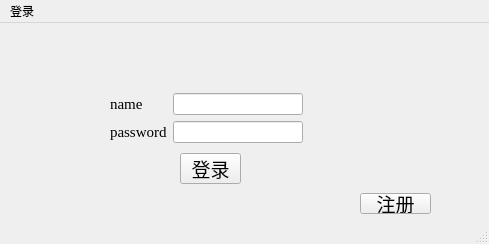
<?xml version="1.0" encoding="UTF-8"?>
<ui version="4.0">
 <class>MainWindow</class>
 <widget class="QMainWindow" name="MainWindow">
  <property name="geometry">
   <rect>
    <x>0</x>
    <y>0</y>
    <width>489</width>
    <height>244</height>
   </rect>
  </property>
  <property name="windowTitle">
   <string>MainWindow</string>
  </property>
  <widget class="QWidget" name="centralwidget">
   <widget class="QPushButton" name="pushButton">
    <property name="geometry">
     <rect>
      <x>180</x>
      <y>130</y>
      <width>61</width>
      <height>31</height>
     </rect>
    </property>
    <property name="font">
     <font>
      <family>隶书</family>
      <pointsize>14</pointsize>
     </font>
    </property>
    <property name="text">
     <string>登录</string>
    </property>
   </widget>
   <widget class="QWidget" name="layoutWidget">
    <property name="geometry">
     <rect>
      <x>110</x>
      <y>70</y>
      <width>193</width>
      <height>50</height>
     </rect>
    </property>
    <layout class="QHBoxLayout" name="horizontalLayout">
     <item>
      <layout class="QVBoxLayout" name="verticalLayout_2">
       <item>
        <widget class="QLabel" name="label">
         <property name="font">
          <font>
           <family>Times New Roman</family>
           <pointsize>11</pointsize>
          </font>
         </property>
         <property name="text">
          <string>name</string>
         </property>
        </widget>
       </item>
       <item>
        <widget class="QLabel" name="label_2">
         <property name="font">
          <font>
           <family>Times New Roman</family>
           <pointsize>11</pointsize>
          </font>
         </property>
         <property name="text">
          <string>password</string>
         </property>
        </widget>
       </item>
      </layout>
     </item>
     <item>
      <layout class="QVBoxLayout" name="verticalLayout">
       <item>
        <widget class="QLineEdit" name="lineEdit">
         <property name="text">
          <string/>
         </property>
        </widget>
       </item>
       <item>
        <widget class="QLineEdit" name="lineEdit_2"/>
       </item>
      </layout>
     </item>
    </layout>
   </widget>
   <widget class="QPushButton" name="pushButton_3">
    <property name="geometry">
     <rect>
      <x>360</x>
      <y>170</y>
      <width>71</width>
      <height>21</height>
     </rect>
    </property>
    <property name="font">
     <font>
      <family>隶书</family>
      <pointsize>14</pointsize>
     </font>
    </property>
    <property name="text">
     <string>注册</string>
    </property>
   </widget>
  </widget>
  <widget class="QMenuBar" name="menubar">
   <property name="geometry">
    <rect>
     <x>0</x>
     <y>0</y>
     <width>489</width>
     <height>23</height>
    </rect>
   </property>
   <widget class="QMenu" name="menudenglu">
    <property name="title">
     <string>登录</string>
    </property>
   </widget>
   <addaction name="menudenglu"/>
  </widget>
  <widget class="QStatusBar" name="statusbar"/>
  <action name="action_2">
   <property name="text">
    <string>注册</string>
   </property>
  </action>
 </widget>
 <resources/>
 <connections/>
</ui>
